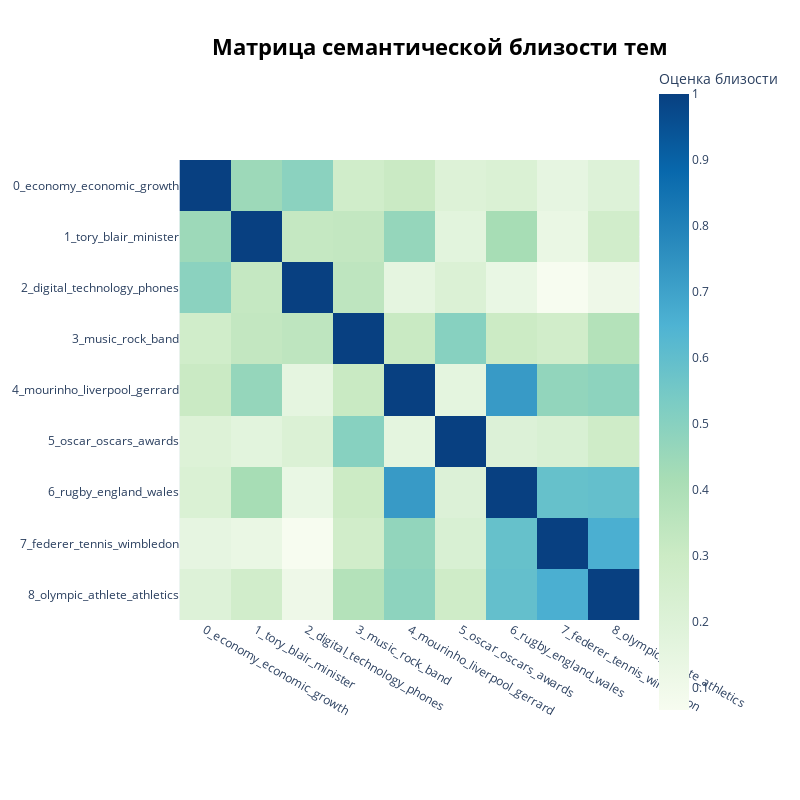

The notebook cell saved with this chart:
### Code cell
# матрица попарной семантической близости тем. При наведении отображается косинусная близость и названия двух тем по x и y

topic_heatmap(topic_model=topic_model)

### Figure 1 — Plotly figure (JSON) as saved in the notebook; plotly's stock layout.template omitted (floating-point values rounded to 4 significant figures)
{"data": [{"coloraxis": "coloraxis", "hovertemplate": "x: %{x}<br>y: %{y}<br>Оценка близости: %{z}<extra></extra>", "name": "0", "type": "heatmap", "x": ["0_economy_economic_growth", "1_tory_blair_minister", "2_digital_technology_phones", "3_music_rock_band", "4_mourinho_liverpool_gerrard", "5_oscar_oscars_awards", "6_rugby_england_wales", "7_federer_tennis_wimbledon", "8_olympic_athlete_athletics"], "xaxis": "x", "y": ["0_economy_economic_growth", "1_tory_blair_minister", "2_digital_technology_phones", "3_music_rock_band", "4_mourinho_liverpool_gerrard", "5_oscar_oscars_awards", "6_rugby_england_wales", "7_federer_tennis_wimbledon", "8_olympic_athlete_athletics"], "yaxis": "y", "z": [[1.0, 0.4454, 0.4904, 0.273, 0.305, 0.2022, 0.2188, 0.1515, 0.1974], [0.4454, 1.0, 0.3211, 0.3284, 0.466, 0.174, 0.419, 0.1341, 0.2698], [0.4904, 0.3211, 1.0, 0.3454, 0.1547, 0.212, 0.1348, 0.06566, 0.112], [0.273, 0.3284, 0.3454, 1, 0.3102, 0.5013, 0.2981, 0.2711, 0.3774], [0.305, 0.466, 0.1547, 0.3102, 1.0, 0.1611, 0.7241, 0.4743, 0.4864], [0.2022, 0.174, 0.212, 0.5013, 0.1611, 1.0, 0.2059, 0.2271, 0.2825], [0.2188, 0.419, 0.1348, 0.2981, 0.7241, 0.2059, 1, 0.5861, 0.593], [0.1515, 0.1341, 0.06566, 0.2711, 0.4743, 0.2271, 0.5861, 1.0, 0.6606], [0.1974, 0.2698, 0.112, 0.3774, 0.4864, 0.2825, 0.593, 0.6606, 1]]}], "layout": {"coloraxis": {"colorbar": {"title": {"text": "Оценка близости"}}, "colorscale": [[0, "rgb(247,252,240)"], [0.125, "rgb(224,243,219)"], [0.25, "rgb(204,235,197)"], [0.375, "rgb(168,221,181)"], [0.5, "rgb(123,204,196)"], [0.625, "rgb(78,179,211)"], [0.75, "rgb(43,140,190)"], [0.875, "rgb(8,104,172)"], [1, "rgb(8,64,129)"]]}, "height": 800, "hoverlabel": {"bgcolor": "white", "font": {"family": "Rockwell", "size": 16}}, "legend": {"title": {"text": "Trend"}}, "margin": {"t": 60}, "showlegend": true, "title": {"font": {"color": "Black", "size": 22}, "text": "<b>Матрица семантической близости тем</b>", "x": 0.55, "xanchor": "center", "y": 0.95, "yanchor": "top"}, "width": 800, "xaxis": {"anchor": "y", "constrain": "domain", "domain": [0, 1], "scaleanchor": "y"}, "yaxis": {"anchor": "x", "autorange": "reversed", "constrain": "domain", "domain": [0, 1]}}}
